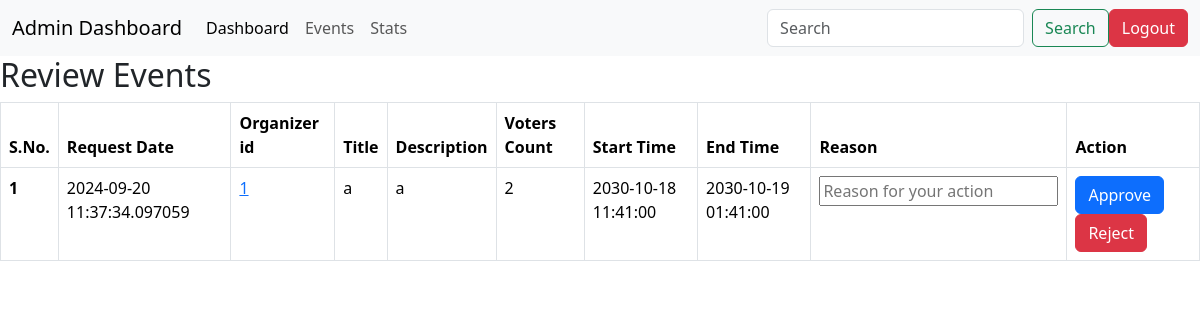
The page /admin/review on the database as committed earlier.
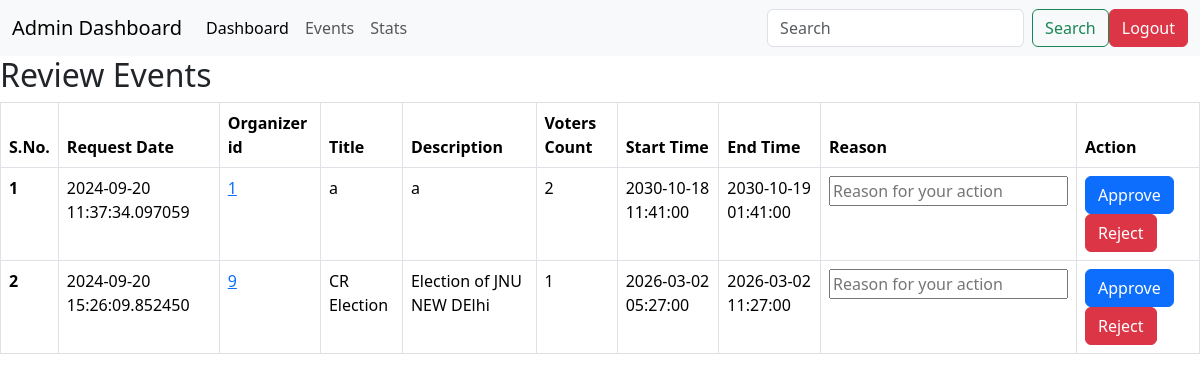
The same page on the database as committed later.
### application/models.py (models this page shows)
class Event(db.Model):
    id=db.Column(db.Integer(),primary_key=True)
    createTime=db.Column(db.DateTime)
    organizerId=db.Column(db.Integer(),db.ForeignKey('user.id'))
    title=db.Column(db.String(),default='x')
    desc=db.Column(db.String(),default='x')
    endTime=db.Column(db.DateTime,nullable=False)
    startTime=db.Column(db.DateTime,nullable=False)
    isApproved=db.Column(db.Boolean,default=False)
    voterCount=db.Column(db.Integer())
    durHour=db.Column(db.Integer())
    durMin=db.Column(db.Integer())
    numWinners=db.Column(db.Integer(),default=1)
    votes=db.relationship('Vote',backref='event')

### application/controllers.py (the view)
@app.route('/admin/review')
def adminReview():
    events=Event.query.filter_by(isApproved=0).all()
    return render_template('admin_review.html',events=events)

### templates/admin_review.html (shortened to what this page needs)
<!DOCTYPE html>
<html lang="en">
<head>
    <link href="https://cdn.jsdelivr.net/npm/bootstrap@5.3.3/dist/css/bootstrap.min.css" rel="stylesheet">
</head>
<body>
    <nav class="navbar navbar-expand-lg bg-body-tertiary">
        <div class="container-fluid">
          <a class="navbar-brand" href="#">Admin Dashboard</a>
          <div class="collapse navbar-collapse" id="navbarSupportedContent">
            <ul class="navbar-nav me-auto mb-2 mb-lg-0">
              <li class="nav-item">
                <a class="nav-link active" aria-current="page" href="/admin">Dashboard</a>
              </li>
              <li class="nav-item">
                <a class="nav-link" href="/admin/events">Events</a>
              </li>
              <li class="nav-item">
                <a class="nav-link" href="/admin/stats">Stats</a>
              </li>
            </ul>
            <form class="d-flex" role="search">
              <input class="form-control me-2" type="search" placeholder="Search" aria-label="Search">
              <button class="btn btn-outline-success" type="submit">Search</button>
            </form>
            <a class="btn btn-danger" href="/">Logout</a>
          </div>
        </div>
      </nav>
    <h2>Review Events</h2>
    {% if events|length == 0 %}
        <h3>No Events To Review</h3>
    {%else%}
    <table class="table table-bordered">
        <thead>
            <tr>
                <th scope="col">S.No.</th>
                <th scope="col">Request Date</th>
                <th scope="col">Organizer id</th>
                <th scope="col">Title</th>
                <th scope="col">Description</th>
                <th scope="col">Voters Count</th>
                <th scope="col">Start Time</th>
                <th scope="col">End Time</th>
                <th scope="col">Reason</th>
                <th scope="col">Action</th>
            </tr>
        </thead>
        <tbody>
            {%for event in events%}
                <tr>
                    <th scope="row">{{loop.index}}</th>
                    <td>{{event.createTime}}</td>
                    <td><a href="/admin/{{event.organizerId}}/watchUser">{{event.organizerId}}</a></td>
                    <td>{{event.title}}</td>
                    <td>{{event.desc}}</td>
                    <td>{{event.voterCount}}</td>
                    <td>{{event.startTime}}</td>
                    <td>{{event.endTime}}</td>
                    <td><input type="text" placeholder="Reason for your action"></td>
                    <td><a type="button" class="btn btn-primary" href="/admin/{{event.id}}/approve">Approve</a><a type="button" class="btn btn-danger" href="/admin/{{event.id}}/reject">Reject</a></td>
                </tr>
              {%endfor%}
        </tbody>
    </table>
    {%endif%}
</body>
</html>

Rows that differ between the two databases and show on the page:
added Event: createTime "2024-09-20 15:26:09.852450", organizerId "9", title "CR Election", desc "Election of JNU NEW DElhi", voterCount "1", startTime "2026-03-02 05:27:00", endTime "2026-03-02 11:27:00"
